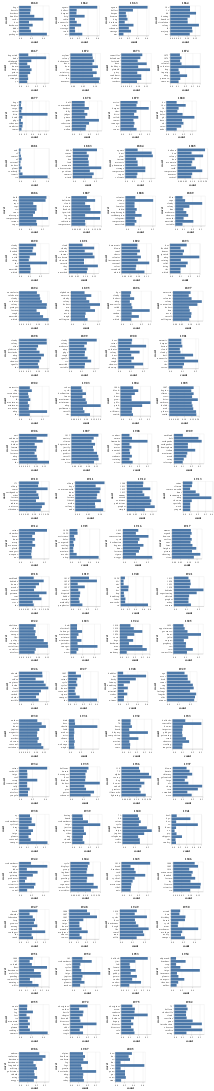

Source (notebook cell):
### Markdown cell above
## Visualise highest scores per year

### Code cell
compound_chart = alt.vconcat()
years = get_years(harvest)
# Number of columns
cols = 4
start = 0
while start < len(years):
    row = alt.hconcat()
    for year in years[start:start+cols]:
        df_year_word_count = pd.DataFrame([{'word': w, 'count': df_tfidf_years.loc[year][w]} for w in df_years_top.loc[year].tolist()])
        chart = alt.Chart(df_year_word_count).mark_bar().encode(
            y='word:N',
            x='count:Q',
        ).properties(width=120, height=120, title=str(year), columns=4)
        row |= chart
    compound_chart &= row
    start += cols
compound_chart
